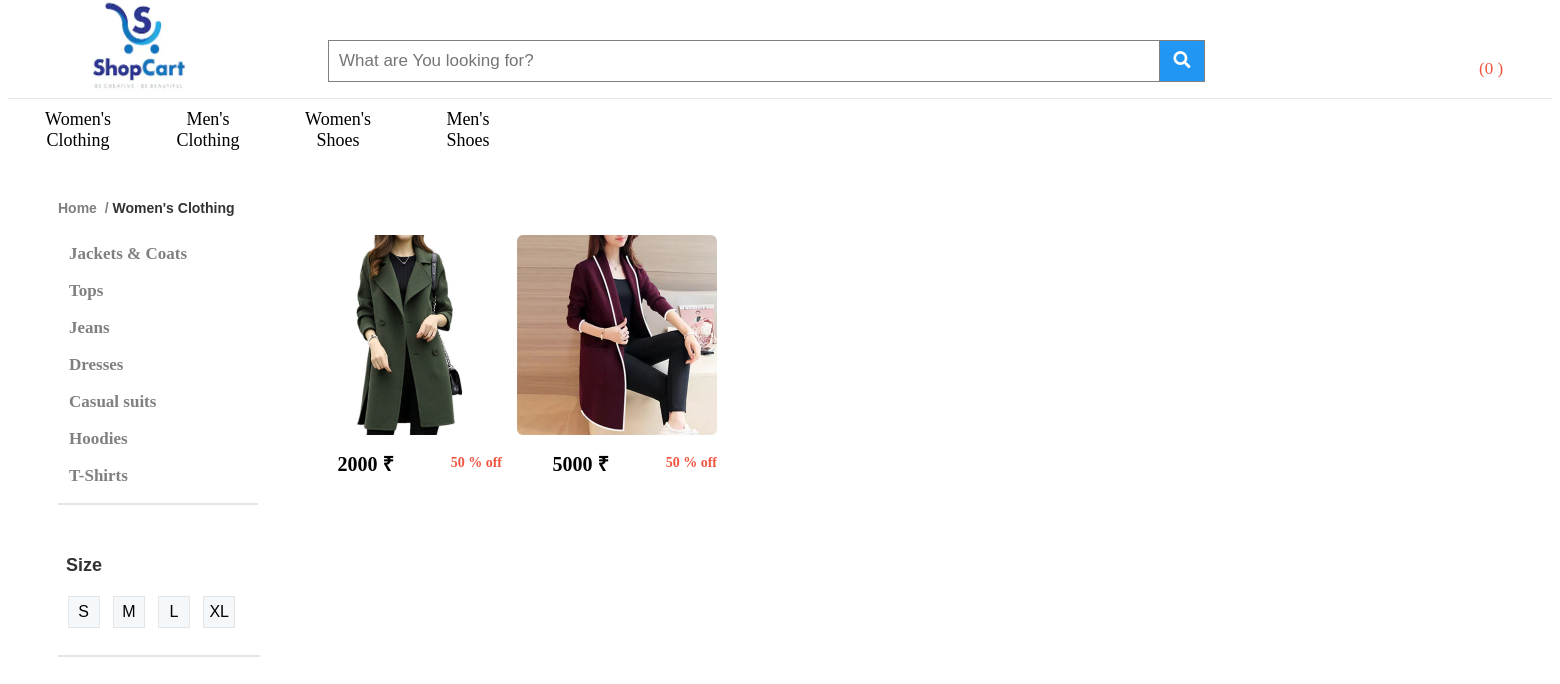
/womencateg.php?cat_id=1, run on the app's committed database.
### tables this page shows
CREATE TABLE `categories` (
  `cat_id` int(200) NOT NULL,
  `cat_title` text NOT NULL
);

CREATE TABLE `images` (
  `id` int(100) NOT NULL,
  `image` varchar(5000) NOT NULL,
  `description` text NOT NULL,
  `price` text NOT NULL,
  `d2` text NOT NULL,
  `gender` text NOT NULL,
  `ofprice` int(100) NOT NULL,
  `type` text NOT NULL,
  `type1` text NOT NULL,
  `cat_id` int(100) NOT NULL,
  `s_id` int(100) NOT NULL
);

CREATE TABLE `size` (
  `s_id` int(100) NOT NULL,
  `size` text NOT NULL
);

### womencateg.php (the view, shortened to what this page needs)
<?php
include("db.php");
?>
<!DOCTYPE html>
<html>
    <head>
	                       	<link rel="stylesheet" href="css/style2.css">
	                    	<link rel="stylesheet" href="https://use.fontawesome.com/releases/v5.6.3/css/all.css">
	                     	<link rel="stylesheet" href="https://use.fontawesome.com/releases/v5.7.0/css/all.css">
                           	<link rel="stylesheet" href="https://pro.fontawesome.com/releases/v5.1.0/css/all.css">
                           	<link rel="stylesheet" href="https://cdnjs.cloudflare.com/ajax/libs/font-awesome/4.7.0/css/font-awesome.min.css">
                           	<link rel="stylesheet" href="https://use.fontawesome.com/releases/v5.0.8/css/all.css">
<body>
<section id="header">
<div id="middlebar">
			<div class="grid-container">
				<div class="image">
				<a href="home.php"><img src="images/cf.png"></a>
				</div>
			<div class="searchbox">
			    <form class="example" action="home1.php"method="POST">
  				<input type="text" placeholder="What are You looking for?" name="search">
 				<button type="submit"name="sub"><i class="fa fa-search"></i></button>
				</form>
			</div>
			<a href="cart.php"><div class="cart">
					<i class="fal fa-shopping-cart fa-2x ">&nbsp;<span style="font-size: 17px;margin-left: -10px;">
					(<?php
							$sql="select * from cart";
							$res=mysqli_query($conn,$sql);
							$total=mysqli_num_rows($res);
							echo $total;
						?>
						)
				</span></i></a>
			</div>
			</div>
<div id="lastbar">
					<div id="catbar">
						<div class="grid-container">
							<a href='women.php'>
							<div class='item1'>Women's Clothing</div>
							</a>
							<a href='men.php'>
							<div class='item1'>Men's Clothing</div>
							</a>
							<a href='womens.php'>
							<div class='item1'>Women's Shoes</div>
							</a>
							<a href='mens.php'>
							<div class='item1'>Men's Shoes</div>
							</a>
					</div>
					</div>
<section id="filtersection">
							<h6>Home&nbsp; /&nbsp;<span>Women's Clothing</span></h6>
</section>
<section id="subcat">
			<?php
			$query="select * from categories ";
			$run= mysqli_query($conn,$query);
			while ($row=mysqli_fetch_array($run))
				{
					$cat_id=$row['cat_id'];
					$cat_title=$row['cat_title'];
					echo"
					<div class='subcat'>
					<h1><a href='womencateg.php?cat_id=$cat_id'>$cat_title</a></h1>
			</div>
					";
				}
				?>
<div id="size">
	</div>
</section>
<section id="cat_img">
	<div class="subimage">
		<div id="nsection1">
		<div class="grid-container">
			<?php
			if(isset($_GET['cat_id']))
			{
				$cat_id=$_GET['cat_id'];
			$query="select * from images where cat_id='$cat_id'";
			$run= mysqli_query($conn,$query);
			while ($row=mysqli_fetch_array($run))
				{
					$id=$row['id'];
					$image=$row['image'];
					$price=$row['price'];
					$d2=$row['d2'];
					echo"
					<div class='inimage'>
						<a href='shopping.php?id=$id'>
						<img src='$image'>
						<h6>$price &#8377;<span>$d2</span></h6></a>
					</div>
					";
				}
					}
				?>
		</div>
	</div>
</div>
</section>
<div id="size1">
	<h5>Size</h5>
		<div class="squares">
				<?php
			$query="select * from size";
			$run= mysqli_query($conn,$query);
			while ($row=mysqli_fetch_array($run))
				{
					$s_id=$row['s_id'];
					$size=$row['size'];
					echo"
					<a href='womencateg.php?s_id=$s_id'>
					<div class='icon1'>
        			 <p>$size</p>
      				</div></a>
					";
				}
				?>
 		</div>
</div>
<div id="size-bottom">
</div>
</body>
</html>

### css/style2.css (style rules this page uses)
#middlebar { height:90px; border-bottom: 1px solid #e6e6e6; }
.image { height:90px; width: 160px; }
.image img { margin-top: -37px; margin-left: 38px; height: 114px; width: 120px; }
.image a { text-decoration: none; }
.searchbox { height:90px; width: 900px; margin-left: 80px; }
form.example input[type=text] { padding: 10px; font-size: 17px; border: 1px solid grey; float: left; width: 90%; }
.example { margin-top: 22px; }
form.example button { float: left; width: 5%; padding: 10px; background: #2196F3; color: white; font-size: 17px; border: 1px solid grey; border-left: none; cursor: pointer; }
.cart { height:90px; margin-left: 10px; width: 100px; }
.cart i { margin-left: 15px; margin-top: 26px; }
.cart a { text-decoration: none; }
.fa-shopping-cart { color: #f15440; }
#middlebar a { text-decoration: none; }
#lastbar { height:640px; width:1699px; }
#catbar { height:58px; }
.grid-container { display: grid; grid-template-columns: auto auto auto auto auto auto auto auto auto auto auto; grid-gap: 50px; padding-left: 10px; margin-left: 20px; width: 120px; }
.grid-container > div { text-align: center; padding: 10px 0; font-size: 18px; }
.grid-container a { font-size: 18px; margin-top: 10px; text-align: center; width: 80px; }
#catbar a { text-decoration: none; color: black; list-style: none; }
#filtersection { height: 587px; margin-top: 3px; }
#filtersection h6 { margin-left: 50px; font-family: sans-serif; font-size: 14px; padding-top: 10px; color: grey; }
#filtersection span { color: #333; font-weight: bold; font-size: 14px; }
.subcat { margin-left: 11px; width: 190px; }
.subcat h1 { font-size: 17px; color:grey; text-decoration:none; }
.subcat a { text-decoration: none; color: grey; }
#subcat { margin-top: -550px; width: 200px; margin-left: 50px; }
.subimage { width:1500px; margin-left: 270px; margin-top: -310px; height:400px; }
#nsection1 .grid-container { display: grid; grid-template-columns: auto auto auto auto auto auto auto ; grid-gap: 21px; padding-left: 10px; }
#nsection1 .grid-container > div { text-align: center; padding: 10px 0; font-size: 18px; }
#nsection1 .grid-container a { font-size: 18px; margin-top: 10px; text-align: center; width: 80px; }
.inimage img { height:200px; width:200px; margin-top: 30px; margin-left: -29px; border-radius: 6px; }
.inimage h6 { margin-left: -30px; font-size: 20px; margin-top: 10px; }
.inimage span { padding-left: 20px; font-size: 14px; color: #f15440; float: right; margin-top: 5px }
#nsection1 a { text-decoration: none; color:black; }
.inimage { margin-left: 23px; }
#size { border:1px solid #e5e5e5; }
#size-bottom { border:1px solid #e5e5e5; width: 200px; margin-left: 50px; }
#size1 { margin-top: -40px; width: 220px; margin-left: 40px; height:100px; }
#size1 h5 { font-size: 18px; margin-top: -20px; font-family: sans-serif; color:#333; margin-left: 18px; }
.squares { display: flex; justify-content: center; }
.icon1 { width: 30px; height: 30px; background: #F5F8FA; margin-top: -10px; font-family: sans-serif; }
.icon1 { margin-right: 6%; border:1px solid #e5e5e5; display: flex; align-items: center; justify-content: center; }
.squares a { text-decoration: none; margin-right: 6%; color:black; }

### data on the page
categories: cat_title "Jackets & Coats"
categories: cat_title "Tops"
categories: cat_title "Jeans"
categories: cat_title "Dresses"
categories: cat_title "Casual suits"
categories: cat_title "Hoodies"
categories: cat_title "T-Shirts"
images: image (picture), price "2000", d2 "50 % off"
images: image (picture), price "5000", d2 "50 % off"
size: size "S"
size: size "M"
size: size "L"
size: size "XL"

### other printed values
$total "0"
